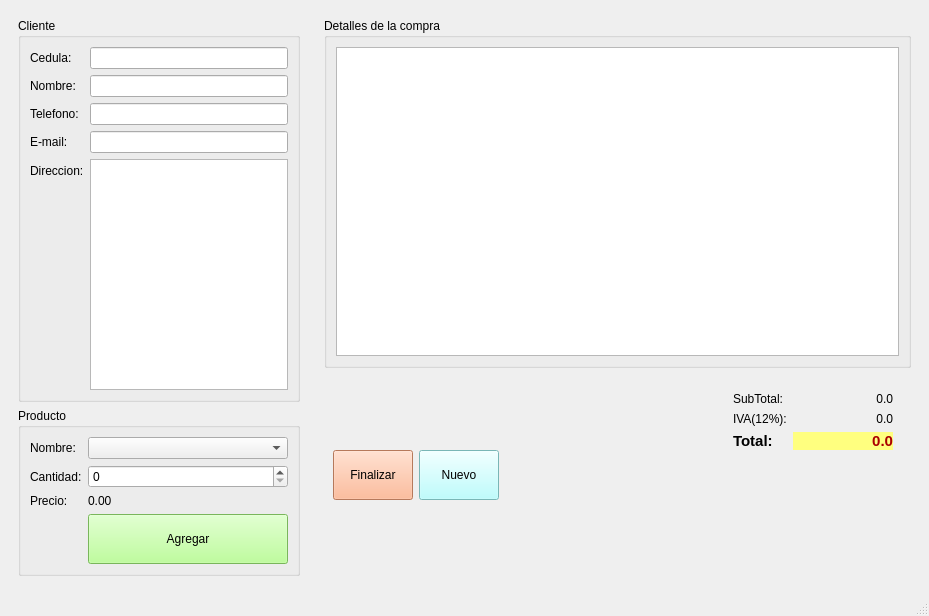
<?xml version="1.0" encoding="UTF-8"?>
<ui version="4.0">
 <class>Tienda</class>
 <widget class="QMainWindow" name="Tienda">
  <property name="geometry">
   <rect>
    <x>0</x>
    <y>0</y>
    <width>929</width>
    <height>616</height>
   </rect>
  </property>
  <property name="windowTitle">
   <string>Tienda</string>
  </property>
  <property name="windowIcon">
   <iconset resource="Recursos.qrc">
    <normaloff>:/Recursos/tienda.png</normaloff>:/Recursos/tienda.png</iconset>
  </property>
  <widget class="QWidget" name="centralwidget">
   <layout class="QHBoxLayout" name="horizontalLayout_3">
    <item>
     <widget class="QWidget" name="widget" native="true">
      <property name="minimumSize">
       <size>
        <width>300</width>
        <height>0</height>
       </size>
      </property>
      <property name="maximumSize">
       <size>
        <width>300</width>
        <height>16777215</height>
       </size>
      </property>
      <layout class="QVBoxLayout" name="verticalLayout_2">
       <item>
        <widget class="QGroupBox" name="groupBox">
         <property name="title">
          <string>Cliente</string>
         </property>
         <layout class="QFormLayout" name="formLayout">
          <item row="0" column="0">
           <widget class="QLabel" name="label">
            <property name="text">
             <string>Cedula:</string>
            </property>
           </widget>
          </item>
          <item row="0" column="1">
           <widget class="QLineEdit" name="inCedula"/>
          </item>
          <item row="1" column="0">
           <widget class="QLabel" name="label_2">
            <property name="text">
             <string>Nombre:</string>
            </property>
           </widget>
          </item>
          <item row="1" column="1">
           <widget class="QLineEdit" name="inNombre"/>
          </item>
          <item row="2" column="0">
           <widget class="QLabel" name="label_3">
            <property name="text">
             <string>Telefono:</string>
            </property>
           </widget>
          </item>
          <item row="2" column="1">
           <widget class="QLineEdit" name="inTelefono"/>
          </item>
          <item row="3" column="0">
           <widget class="QLabel" name="label_4">
            <property name="text">
             <string>E-mail:</string>
            </property>
           </widget>
          </item>
          <item row="3" column="1">
           <widget class="QLineEdit" name="inEmail"/>
          </item>
          <item row="4" column="0">
           <widget class="QLabel" name="label_5">
            <property name="text">
             <string>Direccion:</string>
            </property>
           </widget>
          </item>
          <item row="4" column="1">
           <widget class="QPlainTextEdit" name="inDireccion">
            <property name="lineWidth">
             <number>1</number>
            </property>
            <property name="midLineWidth">
             <number>0</number>
            </property>
           </widget>
          </item>
         </layout>
        </widget>
       </item>
       <item>
        <widget class="QGroupBox" name="groupBox_2">
         <property name="title">
          <string>Producto</string>
         </property>
         <layout class="QFormLayout" name="formLayout_2">
          <item row="0" column="0">
           <widget class="QLabel" name="label_6">
            <property name="text">
             <string>Nombre:</string>
            </property>
           </widget>
          </item>
          <item row="0" column="1">
           <widget class="QComboBox" name="inProducto"/>
          </item>
          <item row="1" column="0">
           <widget class="QLabel" name="label_7">
            <property name="text">
             <string>Cantidad:</string>
            </property>
           </widget>
          </item>
          <item row="1" column="1">
           <widget class="QSpinBox" name="inCantidad"/>
          </item>
          <item row="2" column="0">
           <widget class="QLabel" name="label_8">
            <property name="text">
             <string>Precio:</string>
            </property>
           </widget>
          </item>
          <item row="2" column="1">
           <widget class="QLabel" name="outPrecio">
            <property name="text">
             <string>0.00</string>
            </property>
           </widget>
          </item>
          <item row="3" column="1">
           <widget class="QPushButton" name="btnAgregar">
            <property name="minimumSize">
             <size>
              <width>0</width>
              <height>50</height>
             </size>
            </property>
            <property name="maximumSize">
             <size>
              <width>16777215</width>
              <height>16777215</height>
             </size>
            </property>
            <property name="styleSheet">
             <string notr="true">background-color: rgb(170, 255, 127);</string>
            </property>
            <property name="text">
             <string>Agregar</string>
            </property>
            <property name="icon">
             <iconset resource="Recursos.qrc">
              <normaloff>:/Recursos/carrito-de-compras.png</normaloff>:/Recursos/carrito-de-compras.png</iconset>
            </property>
           </widget>
          </item>
         </layout>
        </widget>
       </item>
      </layout>
     </widget>
    </item>
    <item>
     <widget class="QWidget" name="widget_2" native="true">
      <property name="minimumSize">
       <size>
        <width>600</width>
        <height>0</height>
       </size>
      </property>
      <layout class="QVBoxLayout" name="verticalLayout">
       <item>
        <widget class="QGroupBox" name="groupBox_3">
         <property name="maximumSize">
          <size>
           <width>16777215</width>
           <height>350</height>
          </size>
         </property>
         <property name="title">
          <string>Detalles de la compra</string>
         </property>
         <layout class="QHBoxLayout" name="horizontalLayout_2">
          <item>
           <widget class="QTableWidget" name="outDetalle">
            <property name="maximumSize">
             <size>
              <width>16777215</width>
              <height>16777215</height>
             </size>
            </property>
           </widget>
          </item>
         </layout>
        </widget>
       </item>
       <item>
        <widget class="QWidget" name="widget_3" native="true">
         <layout class="QHBoxLayout" name="horizontalLayout">
          <item>
           <widget class="QPushButton" name="btnFinalizar">
            <property name="minimumSize">
             <size>
              <width>0</width>
              <height>50</height>
             </size>
            </property>
            <property name="styleSheet">
             <string notr="true">background-color: rgb(255, 170, 127);</string>
            </property>
            <property name="text">
             <string>Finalizar</string>
            </property>
           </widget>
          </item>
          <item>
           <widget class="QPushButton" name="pushButton">
            <property name="minimumSize">
             <size>
              <width>0</width>
              <height>50</height>
             </size>
            </property>
            <property name="styleSheet">
             <string notr="true">background-color: rgb(170, 255, 255);</string>
            </property>
            <property name="text">
             <string>Nuevo</string>
            </property>
           </widget>
          </item>
          <item>
           <spacer name="horizontalSpacer">
            <property name="orientation">
             <enum>Qt::Horizontal</enum>
            </property>
            <property name="sizeHint" stdset="0">
             <size>
              <width>202</width>
              <height>20</height>
             </size>
            </property>
           </spacer>
          </item>
          <item>
           <widget class="QWidget" name="widget_4" native="true">
            <layout class="QFormLayout" name="formLayout_3">
             <item row="0" column="0">
              <widget class="QLabel" name="label_10">
               <property name="text">
                <string>SubTotal:</string>
               </property>
              </widget>
             </item>
             <item row="0" column="1">
              <widget class="QLabel" name="outSubtotal">
               <property name="minimumSize">
                <size>
                 <width>100</width>
                 <height>0</height>
                </size>
               </property>
               <property name="text">
                <string>0.0</string>
               </property>
               <property name="alignment">
                <set>Qt::AlignRight|Qt::AlignTrailing|Qt::AlignVCenter</set>
               </property>
              </widget>
             </item>
             <item row="1" column="0">
              <widget class="QLabel" name="label_11">
               <property name="text">
                <string>IVA(12%):</string>
               </property>
              </widget>
             </item>
             <item row="1" column="1">
              <widget class="QLabel" name="outIva">
               <property name="minimumSize">
                <size>
                 <width>100</width>
                 <height>0</height>
                </size>
               </property>
               <property name="text">
                <string>0.0</string>
               </property>
               <property name="alignment">
                <set>Qt::AlignRight|Qt::AlignTrailing|Qt::AlignVCenter</set>
               </property>
              </widget>
             </item>
             <item row="2" column="0">
              <widget class="QLabel" name="label_12">
               <property name="font">
                <font>
                 <pointsize>11</pointsize>
                 <weight>75</weight>
                 <bold>true</bold>
                </font>
               </property>
               <property name="text">
                <string>Total:</string>
               </property>
              </widget>
             </item>
             <item row="2" column="1">
              <widget class="QLabel" name="outTotal">
               <property name="minimumSize">
                <size>
                 <width>100</width>
                 <height>0</height>
                </size>
               </property>
               <property name="font">
                <font>
                 <pointsize>11</pointsize>
                 <weight>75</weight>
                 <bold>true</bold>
                </font>
               </property>
               <property name="styleSheet">
                <string notr="true">background-color: rgb(255, 255, 127);
color: rgb(170, 0, 0);</string>
               </property>
               <property name="text">
                <string>0.0</string>
               </property>
               <property name="alignment">
                <set>Qt::AlignRight|Qt::AlignTrailing|Qt::AlignVCenter</set>
               </property>
              </widget>
             </item>
            </layout>
           </widget>
          </item>
         </layout>
        </widget>
       </item>
      </layout>
     </widget>
    </item>
   </layout>
  </widget>
  <widget class="QMenuBar" name="menubar">
   <property name="geometry">
    <rect>
     <x>0</x>
     <y>0</y>
     <width>929</width>
     <height>26</height>
    </rect>
   </property>
  </widget>
  <widget class="QStatusBar" name="statusbar"/>
 </widget>
 <resources>
  <include location="Recursos.qrc"/>
 </resources>
 <connections/>
</ui>
